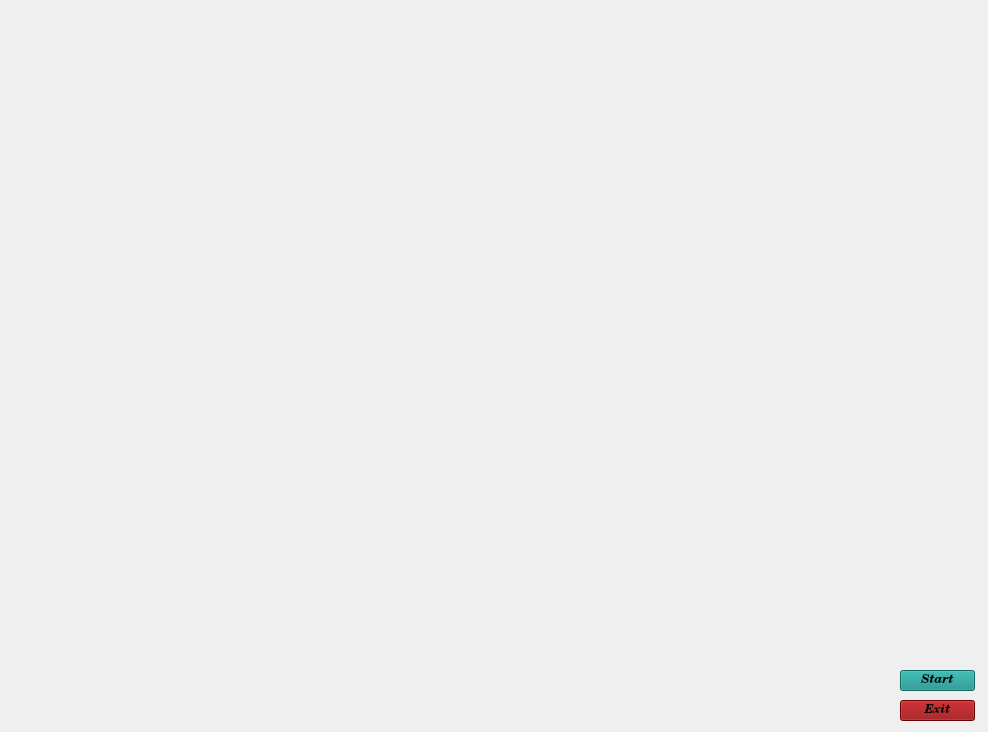
<?xml version="1.0" encoding="UTF-8"?>
<ui version="4.0">
 <class>AlexaUI</class>
 <widget class="QMainWindow" name="AlexaUI">
  <property name="geometry">
   <rect>
    <x>0</x>
    <y>0</y>
    <width>988</width>
    <height>732</height>
   </rect>
  </property>
  <property name="windowTitle">
   <string>Alexa~SRNoori</string>
  </property>
  <widget class="QWidget" name="centralwidget">
   <widget class="QLabel" name="label">
    <property name="geometry">
     <rect>
      <x>-10</x>
      <y>0</y>
      <width>1011</width>
      <height>741</height>
     </rect>
    </property>
    <property name="text">
     <string/>
    </property>
    <property name="pixmap">
     <pixmap>3.gif</pixmap>
    </property>
    <property name="scaledContents">
     <bool>true</bool>
    </property>
   </widget>
   <widget class="QPushButton" name="pushButton">
    <property name="geometry">
     <rect>
      <x>900</x>
      <y>670</y>
      <width>75</width>
      <height>21</height>
     </rect>
    </property>
    <property name="font">
     <font>
      <family>Century Schoolbook</family>
      <weight>75</weight>
      <italic>true</italic>
      <bold>true</bold>
     </font>
    </property>
    <property name="styleSheet">
     <string notr="true">background-color: rgb(18, 143, 135);</string>
    </property>
    <property name="text">
     <string>Start</string>
    </property>
   </widget>
   <widget class="QPushButton" name="pushButton_2">
    <property name="geometry">
     <rect>
      <x>900</x>
      <y>700</y>
      <width>75</width>
      <height>21</height>
     </rect>
    </property>
    <property name="font">
     <font>
      <family>Century Schoolbook</family>
      <weight>75</weight>
      <italic>true</italic>
      <bold>true</bold>
     </font>
    </property>
    <property name="styleSheet">
     <string notr="true">background-color: rgb(18, 143, 135);
background-color: rgb(145, 0, 2);</string>
    </property>
    <property name="text">
     <string>Exit</string>
    </property>
   </widget>
   <widget class="QLabel" name="label_2">
    <property name="geometry">
     <rect>
      <x>0</x>
      <y>-30</y>
      <width>431</width>
      <height>241</height>
     </rect>
    </property>
    <property name="text">
     <string/>
    </property>
    <property name="pixmap">
     <pixmap>4.gif</pixmap>
    </property>
    <property name="scaledContents">
     <bool>true</bool>
    </property>
   </widget>
   <widget class="QTextBrowser" name="textBrowser">
    <property name="geometry">
     <rect>
      <x>500</x>
      <y>20</y>
      <width>221</width>
      <height>51</height>
     </rect>
    </property>
    <property name="font">
     <font>
      <family>Myanmar Text</family>
      <pointsize>16</pointsize>
      <weight>75</weight>
      <italic>true</italic>
      <bold>true</bold>
     </font>
    </property>
    <property name="styleSheet">
     <string notr="true">BACKGROUND:TRANSPARENT;
border-radius:none;</string>
    </property>
    <property name="verticalScrollBarPolicy">
     <enum>Qt::ScrollBarAlwaysOff</enum>
    </property>
    <property name="html">
     <string>&lt;!DOCTYPE HTML PUBLIC &quot;-//W3C//DTD HTML 4.0//EN&quot; &quot;http://www.w3.org/TR/REC-html40/strict.dtd&quot;&gt;
&lt;html&gt;&lt;head&gt;&lt;meta name=&quot;qrichtext&quot; content=&quot;1&quot; /&gt;&lt;style type=&quot;text/css&quot;&gt;
p, li { white-space: pre-wrap; }
&lt;/style&gt;&lt;/head&gt;&lt;body style=&quot; font-family:'Myanmar Text'; font-size:16pt; font-weight:600; font-style:italic;&quot;&gt;
&lt;p align=&quot;right&quot; style=&quot; margin-top:12px; margin-bottom:12px; margin-left:0px; margin-right:0px; -qt-block-indent:0; text-indent:0px;&quot;&gt;&lt;br /&gt;&lt;/p&gt;&lt;/body&gt;&lt;/html&gt;</string>
    </property>
   </widget>
   <widget class="QTextBrowser" name="textBrowser_2">
    <property name="geometry">
     <rect>
      <x>740</x>
      <y>20</y>
      <width>221</width>
      <height>51</height>
     </rect>
    </property>
    <property name="font">
     <font>
      <family>Myanmar Text</family>
      <pointsize>16</pointsize>
      <weight>75</weight>
      <italic>true</italic>
      <bold>true</bold>
     </font>
    </property>
    <property name="styleSheet">
     <string notr="true">BACKGROUND:TRANSPARENT;
border-radius:none;</string>
    </property>
    <property name="verticalScrollBarPolicy">
     <enum>Qt::ScrollBarAlwaysOff</enum>
    </property>
    <property name="html">
     <string>&lt;!DOCTYPE HTML PUBLIC &quot;-//W3C//DTD HTML 4.0//EN&quot; &quot;http://www.w3.org/TR/REC-html40/strict.dtd&quot;&gt;
&lt;html&gt;&lt;head&gt;&lt;meta name=&quot;qrichtext&quot; content=&quot;1&quot; /&gt;&lt;style type=&quot;text/css&quot;&gt;
p, li { white-space: pre-wrap; }
&lt;/style&gt;&lt;/head&gt;&lt;body style=&quot; font-family:'Myanmar Text'; font-size:16pt; font-weight:600; font-style:italic;&quot;&gt;
&lt;p style=&quot; margin-top:12px; margin-bottom:12px; margin-left:0px; margin-right:0px; -qt-block-indent:0; text-indent:0px;&quot;&gt;&lt;br /&gt;&lt;/p&gt;&lt;/body&gt;&lt;/html&gt;</string>
    </property>
   </widget>
   <widget class="QLabel" name="label_3">
    <property name="geometry">
     <rect>
      <x>20</x>
      <y>600</y>
      <width>221</width>
      <height>121</height>
     </rect>
    </property>
    <property name="text">
     <string/>
    </property>
    <property name="pixmap">
     <pixmap>1.png</pixmap>
    </property>
    <property name="scaledContents">
     <bool>true</bool>
    </property>
   </widget>
  </widget>
 </widget>
 <resources/>
 <connections/>
</ui>
